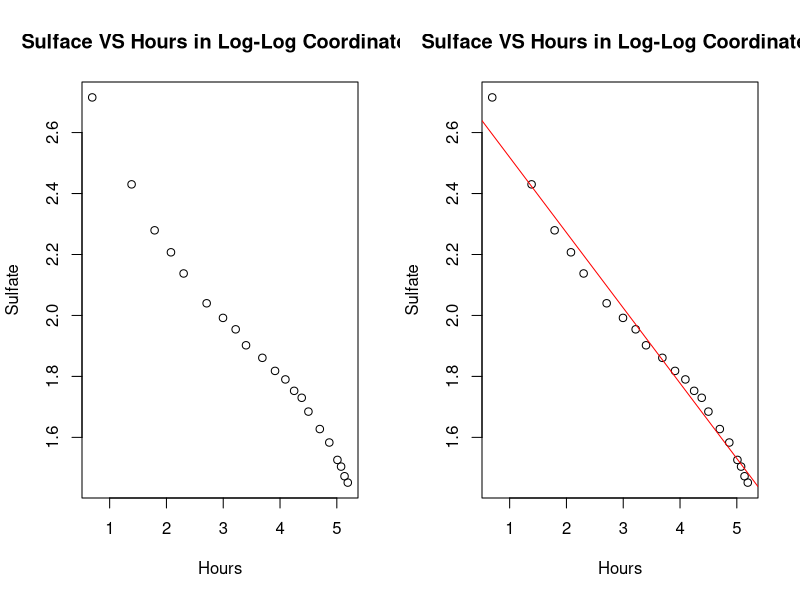
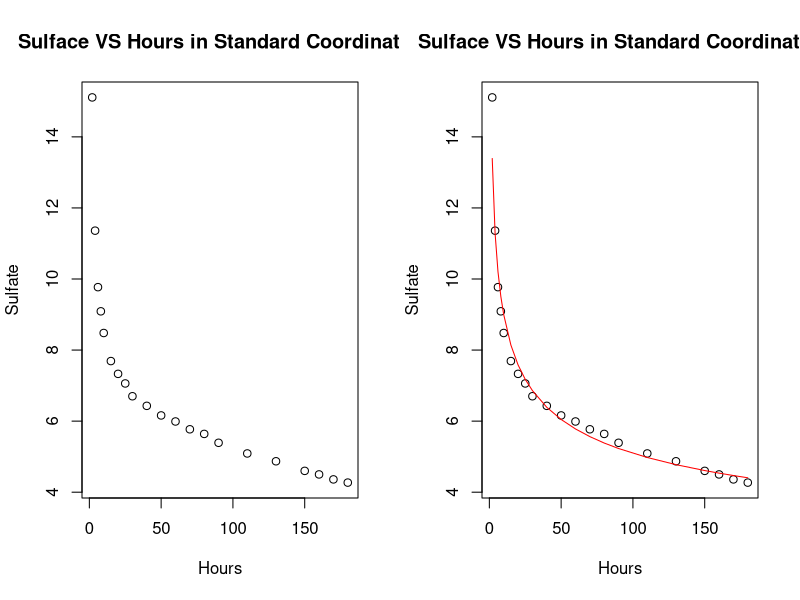
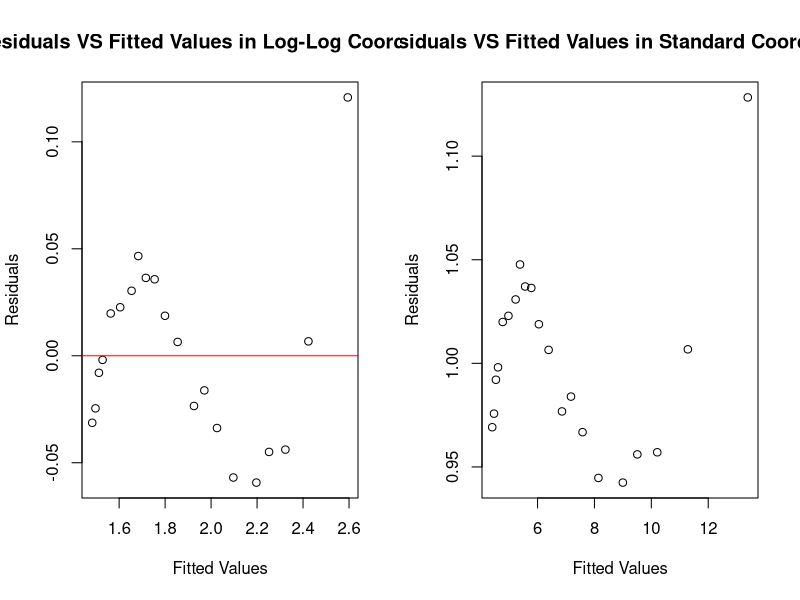

Source code (R) for these figures, in order:
graphics.off()

setwd("~/Projects/classes/aml/homework_four")
dat <- read.table("brunhild.txt", header = TRUE, sep = "\t")
par(mfrow=c(1,2))
dat <- log(dat)

lm_reg <- glm(dat$Sulfate~dat$Hours)

plot(dat, main = "Sulface VS Hours in Log-Log Coordinates")

plot(dat, main = "Sulface VS Hours in Log-Log Coordinates")
abline(glm(dat$Sulfate~dat$Hours), col=c("red"))

invisible(readline(prompt="Press [enter] to continue"))

plot(exp(dat), main = "Sulface VS Hours in Standard Coordinates")

plot(exp(dat), main = "Sulface VS Hours in Standard Coordinates")
lines(exp(dat$Hours), exp(predict(lm_reg, data.frame(x = dat$Hours))), col = c("red"))

invisible(readline(prompt="Press [enter] to continue"))

# Show log-log residual plot

plot(lm_reg$fitted.values ,lm_reg$residuals, xlab = "Fitted Values", ylab = "Residuals", main = "Residuals VS Fitted Values in Log-Log Coordinates")
abline(glm(lm_reg$residuals~lm_reg$fitted.values), col=c("red"))

plot(exp(lm_reg$fitted.values) ,exp(lm_reg$residuals), xlab = "Fitted Values", ylab = "Residuals", main = "Residuals VS Fitted Values in Standard Coordinates")
